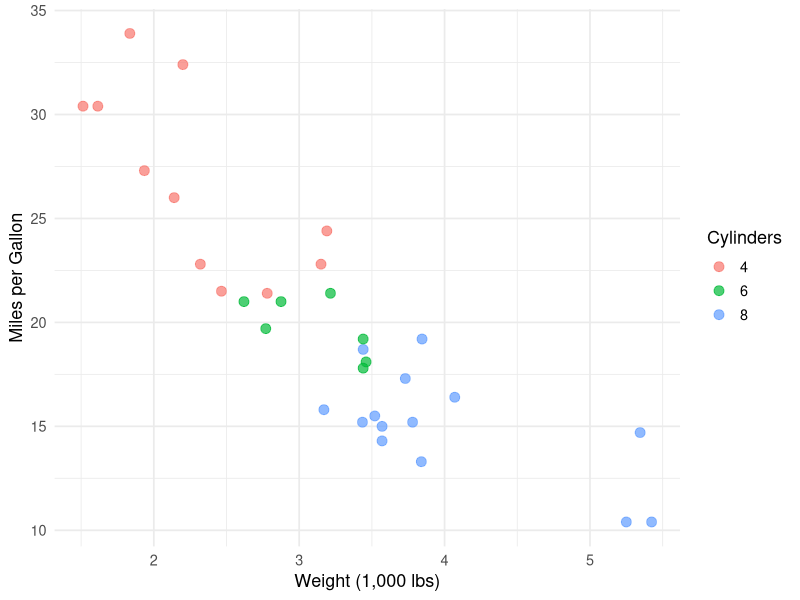
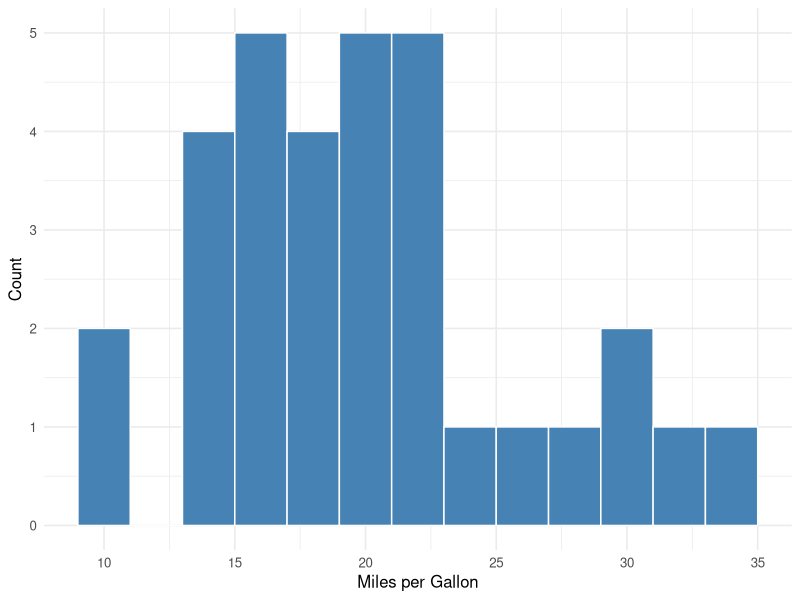
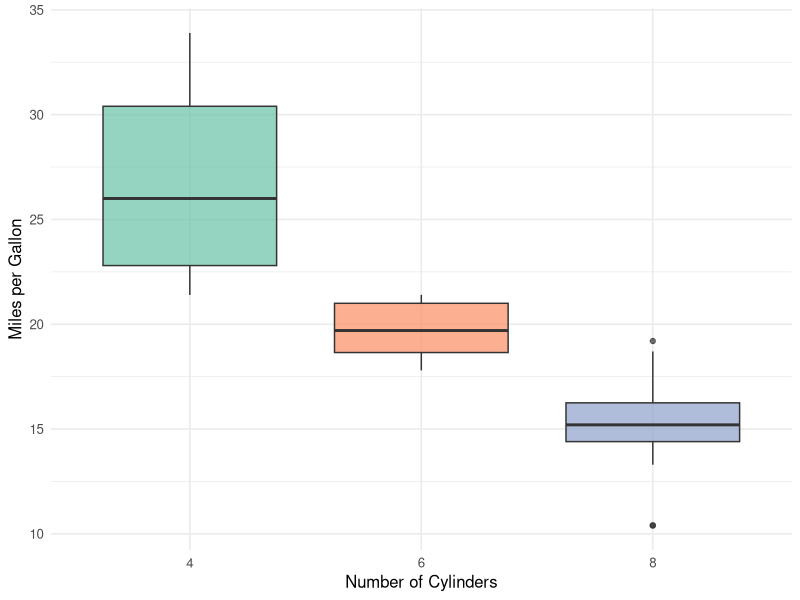

Generate these figures, in order, with R:
## ---- chunk 1
#| label: basic-example
# Create a simple vector and calculate its mean
values <- c(12, 15, 18, 22, 25, 30)
mean(values)
## ---- chunk 2
#| label: echo-demo
#| echo: false

# This code runs, but will not appear in the rendered document
hidden_result <- 42 * 2
hidden_result
## ---- chunk 3
#| label: include-demo
#| include: false

# This runs silently --- useful for setup code
library(ggplot2)
sample_data <- mtcars
## ---- chunk 4
#| label: tbl-mtcars-summary
#| tbl-cap: "Summary Statistics of MPG by Number of Cylinders"

# Create a summary table
mtcars_summary <- aggregate(
  cbind(mpg, hp, wt) ~ cyl,
  data = mtcars,
  FUN = function(x) round(mean(x), 1)
)
names(mtcars_summary) <- c("Cylinders", "Avg MPG", "Avg HP", "Avg Weight (1000 lbs)")
mtcars_summary
## ---- chunk 5
#| label: fig-mpg-scatter
#| fig-cap: "Relationship Between Vehicle Weight and Fuel Efficiency"
#| fig-alt: "Scatter plot showing a negative relationship between car weight and miles per gallon, with points colored by number of cylinders."
#| fig-width: 7
#| fig-height: 4.5
#| fig-align: center

ggplot(mtcars, aes(x = wt, y = mpg, color = factor(cyl))) +
  geom_point(size = 3, alpha = 0.7) +
  labs(
    x = "Weight (1,000 lbs)",
    y = "Miles per Gallon",
    color = "Cylinders"
  ) +
  theme_minimal(base_size = 13)
## ---- chunk 6
#| label: fig-mpg-panels
#| fig-cap: "Fuel Efficiency Distributions"
#| fig-subcap:
#|   - "Distribution of MPG"
#|   - "MPG by Cylinder Count"
#| layout-ncol: 2
#| fig-width: 5
#| fig-height: 4

# Panel (a): Histogram
ggplot(mtcars, aes(x = mpg)) +
  geom_histogram(binwidth = 2, fill = "steelblue", color = "white") +
  labs(x = "Miles per Gallon", y = "Count") +
  theme_minimal(base_size = 12)

# Panel (b): Boxplot
ggplot(mtcars, aes(x = factor(cyl), y = mpg, fill = factor(cyl))) +
  geom_boxplot(alpha = 0.7, show.legend = FALSE) +
  labs(x = "Number of Cylinders", y = "Miles per Gallon") +
  scale_fill_brewer(palette = "Set2") +
  theme_minimal(base_size = 12)
